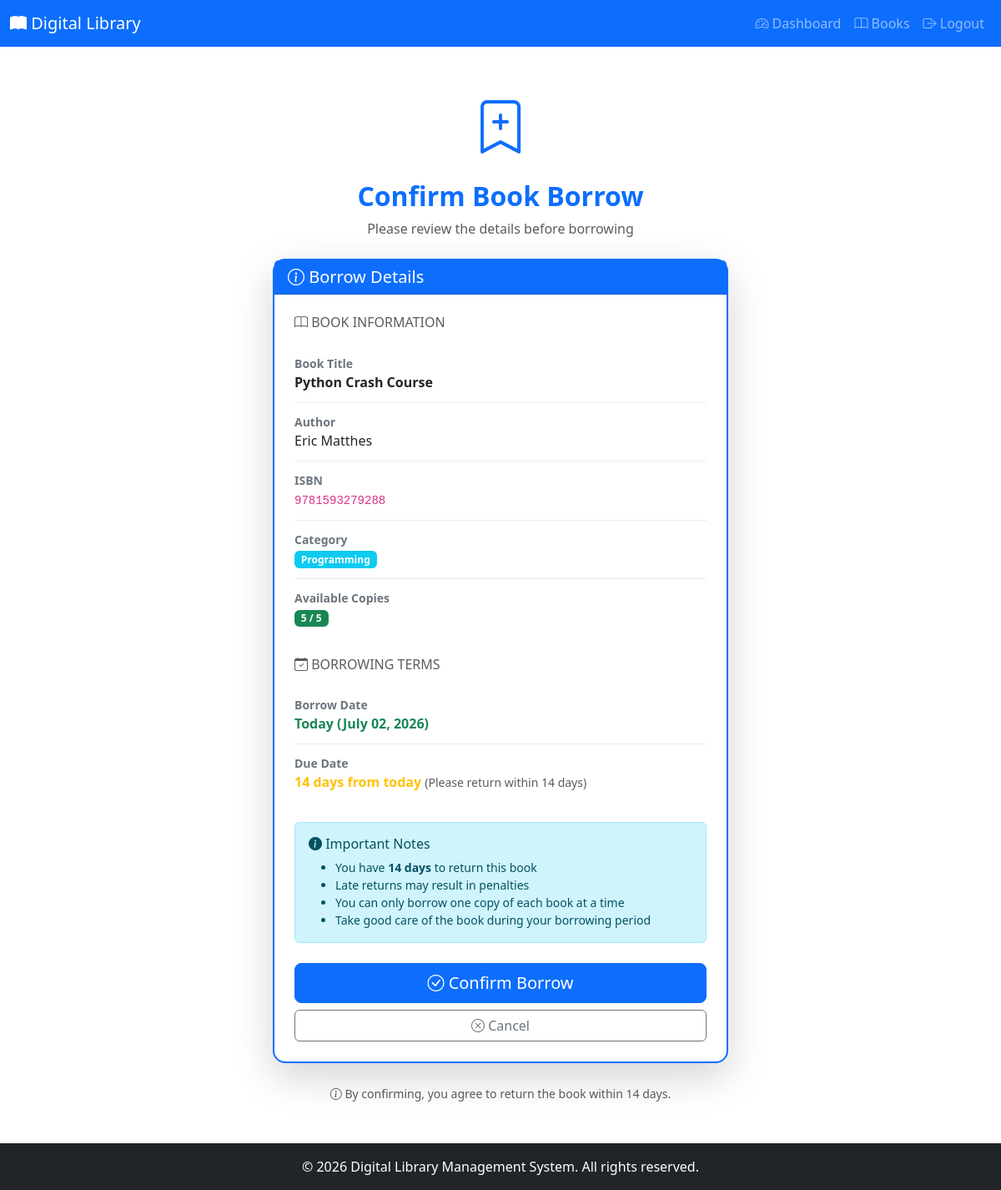
Before: /transactions/borrow/1/ (signed in) with the older database file.
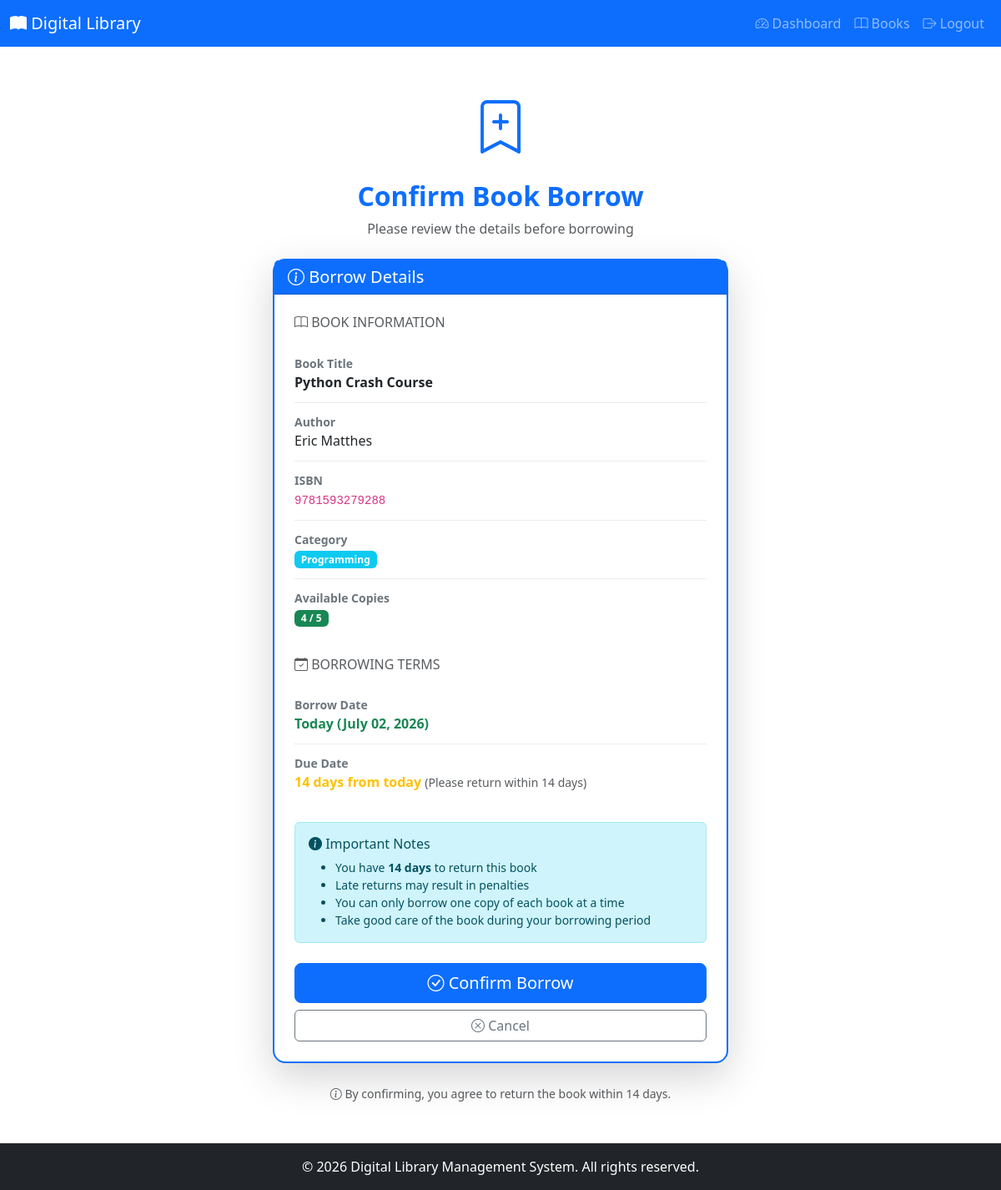
After: the same page with the newer database file.
### books/models.py (models this page shows, shortened)
class Book(models.Model):
    title = models.CharField(
        max_length=200,
        help_text="Enter the book title"
    )
    author = models.CharField(
        max_length=100,
        help_text="Enter the author name"
    )
    isbn = models.CharField(
        max_length=13,
        unique=True,
        help_text="13 Character ISBN number"
    )
    category = models.ForeignKey(
        Category,
        on_delete=models.PROTECT,
        related_name='books',
        help_text="Select the book category"
    )
    description = models.TextField(
        help_text="Enter a brief description of the book",
        blank=True
    )
    quantity = models.PositiveIntegerField(
        default=1,
        help_text="Total number of copies in the library"
    )
    available_quantity = models.PositiveIntegerField(
        default=1,
        help_text="Number of copies currently available for borrowing"
    )
    created_at = models.DateTimeField(
        auto_now_add=True,
        help_text="Date and time when the book was added to the system"
    )
    class Meta:
        ordering = ['-created_at']
        verbose_name = 'Book'
        verbose_name_plural = 'Books'
    def is_available(self):
        """
        Check if the book is available for borrowing.
        """
        return self.available_quantity > 0
    is_available.boolean = True
    is_available.short_description = 'Available'

class Category(models.Model):
    name = models.CharField(
        max_length=100,
        unique=True,
        help_text="Enter the category name (e.g., Programming, Fiction)"
    )
    description = models.TextField(
        blank=True,
        help_text="Enter a brief description of this category"
    )
    created_at = models.DateTimeField(
        auto_now_add=True,
        help_text="Date and time when the category was created"
    )
    class Meta:
        ordering = ['name']
        verbose_name = 'Category'
        verbose_name_plural = 'Categories'
    def __str__(self):
        return self.name
    def book_count(self):
        """
        Return the number of books in this category.
        """
        return self.books.count()
    book_count.short_description = 'Number of Books'

### transactions/views.py (the view, shortened to what this page needs)
# urls.py: path('borrow/<int:book_id>/', views.borrow_book, name='borrow_book'),
@login_required
def borrow_book(request, book_id):
    from books.models import Book
    from accounts.decorators import member_required
    if not request.user.profile.is_member():
        messages.error(
            request,
            'Only members can borrow books. Librarians should use the Issue Book feature.'
        )
        return redirect('books:book_detail', pk=book_id)
    book = get_object_or_404(Book, pk=book_id)
    if book.available_quantity <= 0:
        messages.error(
            request,
            f'Sorry, "{book.title}" is currently unavailable. All copies are borrowed.'
        )
        return redirect('books:book_detail', pk=book_id)
    existing_borrow = BorrowTransaction.objects.filter(
        member=request.user,
        book=book,
        status__in=['Borrowed', 'Overdue']
    ).exists()
    if existing_borrow:
        messages.error(
            request,
            f'You have already borrowed "{book.title}" and have not returned it yet.'
        )
        return redirect('books:book_detail', pk=book_id)
    context = {
        'book': book,
        'page_title': 'Confirm Book Borrow'
    }
    return render(request, 'transactions/borrow_book.html', context)

### accounts/models.py (called while the page is built)
    def is_member(self):
        return self.role == 'Member'

### transactions/templates/transactions/borrow_book.html (shortened to what the changed rows need)
{% load static %}
<!DOCTYPE html>
<html lang="en">
<head>
    <link href="https://cdn.jsdelivr.net/npm/bootstrap@5.3.0/dist/css/bootstrap.min.css" rel="stylesheet">
    <link rel="stylesheet" href="https://cdn.jsdelivr.net/npm/bootstrap-icons@1.10.0/font/bootstrap-icons.css">
</head>
<body>
    <div class="container mt-5 mb-5 main-content">
        <div class="row justify-content-center">
            <div class="col-md-8 col-lg-6">
                <div class="text-center mb-4">
                    <h2 class="fw-bold text-primary">Confirm Book Borrow</h2>
                </div>
                <div class="card confirmation-card shadow-lg">
                    <div class="card-body p-4">
                        <div class="mb-4">
                            <div class="info-row">
                                <div class="info-label">Book Title</div>
                                <div class="info-value fw-bold">{{ book.title }}</div>
                            </div>
                            <div class="info-row">
                                <div class="info-label">Author</div>
                                <div class="info-value">{{ book.author }}</div>
                            </div>
                            <div class="info-row">
                                <div class="info-value"><code>{{ book.isbn }}</code></div>
                            </div>
                            <div class="info-row">
                                <div class="info-value">
                                    <span class="badge bg-info">{{ book.category }}</span>
                                </div>
                            </div>
                            <div class="info-row">
                                <div class="info-value">
                                    <span class="badge bg-success">{{ book.available_quantity }} / {{ book.quantity }}</span>
                                </div>
                            </div>
                        </div>
                    </div>
                </div>
            </div>
        </div>
    </div>
</body>
</html>

Changed rows visible on the page:
changed Book "Python Crash Course": available_quantity "5" → "4"
